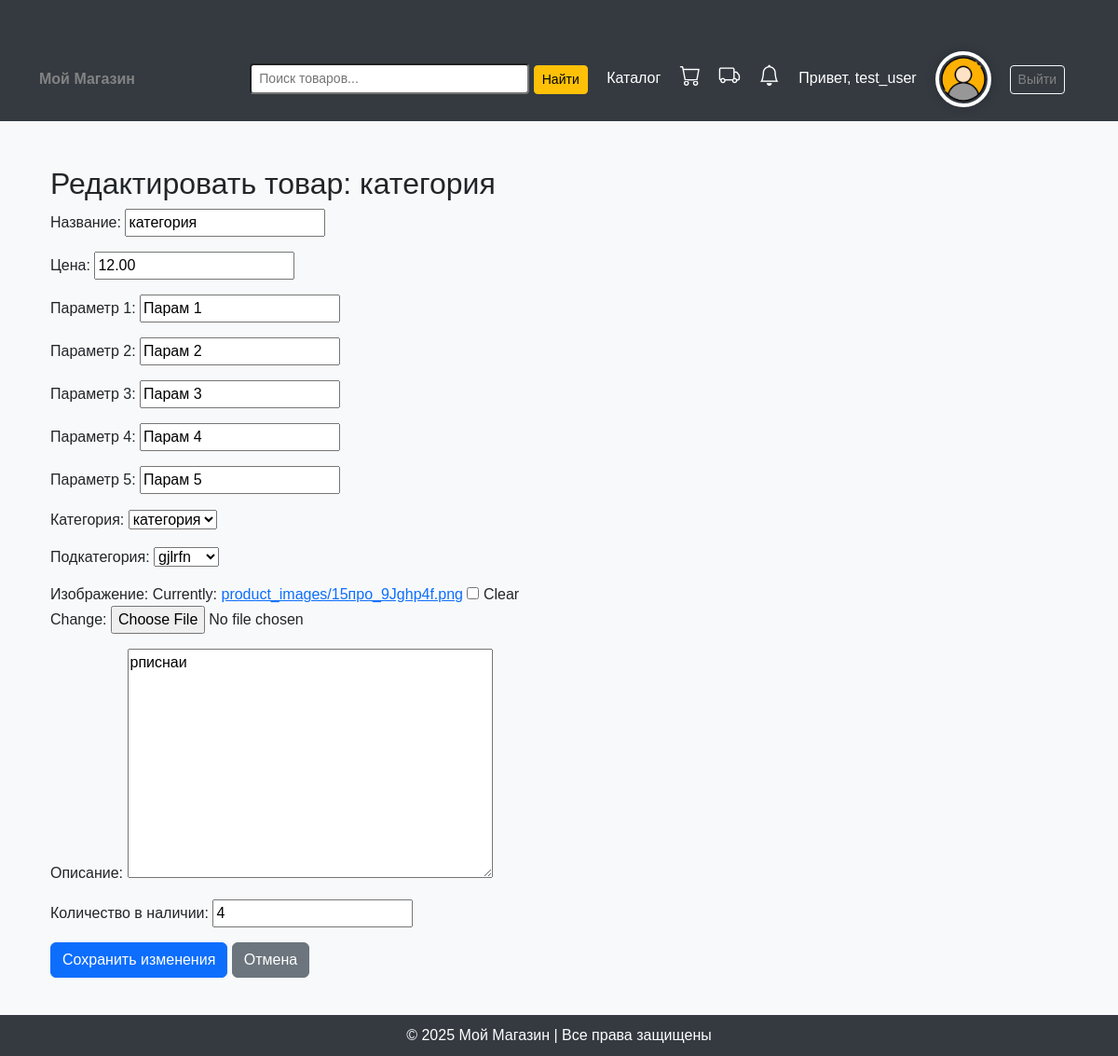
Screenshot of /accounts/product/edit/61/ (signed in) with the database file from the repository.
### accounts/models.py (models this page shows, shortened)
class UserProfile(models.Model):
    user = models.OneToOneField(User, on_delete=models.CASCADE)  # Связь с моделью User
    first_name = models.CharField(max_length=100, blank=True)
    last_name = models.CharField(max_length=100, blank=True)
    phone_number = models.CharField(max_length=20, blank=True)
    birth_date = models.DateField(null=True, blank=True)
    gender = models.CharField(max_length=10, choices=[('M', 'Male'), ('F', 'Female')], blank=True)
    delivery_address = models.TextField(blank=True)
    profile_picture = models.ImageField(upload_to='profile_pics/', null=True, blank=True)

class Product(models.Model):
    name = models.CharField(max_length=255, verbose_name="Название")
    price = models.DecimalField(max_digits=10, decimal_places=2, verbose_name="Цена")
    parameter_1 = models.CharField(max_length=255, blank=True, verbose_name="Параметр 1")
    parameter_2 = models.CharField(max_length=255, blank=True, verbose_name="Параметр 2")
    parameter_3 = models.CharField(max_length=255, blank=True, verbose_name="Параметр 3")
    parameter_4 = models.CharField(max_length=255, blank=True, verbose_name="Параметр 4")
    parameter_5 = models.CharField(max_length=255, blank=True, verbose_name="Параметр 5")
    category = models.ForeignKey(Category, on_delete=models.CASCADE, verbose_name="Категория")
    subcategory = models.ForeignKey(Subcategory, on_delete=models.SET_NULL, blank=True, null=True, verbose_name="Подкатегория")  # <-- Добавили
    sku = models.CharField(max_length=50, unique=True, verbose_name="Артикул", blank=True)
    image = models.ImageField(upload_to="product_images/", blank=True, null=True, verbose_name="Изображение")
    description = models.TextField(blank=True, null=True, verbose_name="Описание")
    stock_quantity = models.PositiveIntegerField(default=0, verbose_name="Количество в наличии")
    average_rating = models.DecimalField(max_digits=3, decimal_places=2, default=0.00)

class Category(models.Model):
    name = models.CharField(max_length=255, unique=True, verbose_name="Название категории")
    def __str__(self):
        return self.name

class Subcategory(models.Model):
    category = models.ForeignKey(Category, on_delete=models.CASCADE, related_name="subcategories", verbose_name="Категория")
    name = models.CharField(max_length=255, verbose_name="Название подкатегории")
    def __str__(self):
        return self.name

### accounts/views.py (the view)
# urls.py: path('product/edit/<int:product_id>/', edit_product, name='edit_product'),
def edit_product(request, product_id):
    product = get_object_or_404(Product, id=product_id)
    if request.method == "POST":
        form = ProductForm(request.POST, request.FILES, instance=product)
        if form.is_valid():
            form.save()
            return redirect("home")
    else:
        form = ProductForm(instance=product)
    return render(request, "edit_product.html", {"form": form, "product": product})

### accounts/forms.py
class ProductForm(forms.ModelForm):
    class Meta:
        model = Product
        fields = ['name', 'price', 'parameter_1', 'parameter_2', 'parameter_3', 'parameter_4', 'parameter_5', 'category', 'subcategory', 'image', 'description', 'stock_quantity']
    def __init__(self, *args, **kwargs):
        super().__init__(*args, **kwargs)
        self.fields['subcategory'].queryset = Subcategory.objects.none()
        if 'category' in self.data:
            try:
                category_id = int(self.data.get('category'))
                self.fields['subcategory'].queryset = Subcategory.objects.filter(category_id=category_id).order_by('name')
            except (ValueError, TypeError):
                pass
        elif self.instance.pk and self.instance.category:
            self.fields['subcategory'].queryset = Subcategory.objects.filter(category=self.instance.category).order_by('name')

### accounts/context_processors.py (called while the page is built)
def notification_counter(request):
    if request.user.is_authenticated:
        count = Notification.objects.filter(user=request.user, is_read=False).count()
        return {'unread_notifications_count': count}
    return {}

### templates/edit_product.html (shortened to what this page needs)
{% extends "base.html" %}
{% block content %}
<div class="container mt-5">
    <h2>Редактировать товар: {{ product.name }}</h2>
    <form method="POST" enctype="multipart/form-data">
        {{ form.as_p }}
        <button type="submit" class="btn btn-primary">Сохранить изменения</button>
        <a href="{% url 'home' %}" class="btn btn-secondary">Отмена</a>
    </form>
</div>
{% endblock %}

### templates/base.html (shortened to what this page needs)
<!DOCTYPE html>
<html lang="ru">
<head>
    <link rel="stylesheet" href="https://cdn.jsdelivr.net/npm/bootstrap@5.3.0/dist/css/bootstrap.min.css">
    <link href="https://cdn.jsdelivr.net/npm/bootstrap-icons@1.10.5/font/bootstrap-icons.css" rel="stylesheet">
</head>
<body>
    <header>
        <nav class="navbar">
            <div class="container">
                <a href="{% url 'home' %}" class="fw-bold">Мой Магазин</a>
                <div>
                    {% if user.is_authenticated %}
                    <form method="get" action="{% url 'search' %}" class="d-inline me-3">
                        <input type="text" name="q" class="form-control-sm d-inline-block"
                            placeholder="Поиск товаров..." style="width:300px; display: inline-block;">
                        <button type="submit" class="btn btn-warning btn-sm">Найти</button>
                    </form>
                    <a href="{% url 'catalog' %}" class="text-white me-3">Каталог</a>
                    {% if user.is_authenticated and not user.is_superuser %}
                    <li class="nav-item d-inline-block">
                        <a class="nav-link position-relative" href="{% url 'cart' %}">
                            <i class="bi bi-cart" style="font-size: 1.4rem; color: white;"></i>
                        </a>
                    </li>
                    <a href="{% url 'delivery' %}" class="text-white me-3" title="Доставка">
                        <i class="bi bi-truck" style="font-size: 1.4rem;"></i>
                    </a>
                    <a href="{% url 'notifications' %}" class="text-white me-3 position-relative" title="Уведомления">
                        <i class="bi bi-bell" style="font-size: 1.4rem;"></i>
                    </a>
                    {% endif %}
                    <span class="text-white me-3">Привет, {{ user.username }}</span>
                    {% if user.userprofile.profile_picture %}
                    <a href="{% url 'profile' %}">
                        <img src="{{ user.userprofile.profile_picture.url }}" alt="Profile" class="profile-icon">
                    </a>
                    {% else %}
                    <a href="{% url 'profile' %}">
                        <span class="username-text">{{ user.username|slice:":1" }}</span>
                    </a>
                    {% endif %}
                    <a href="{% url 'logout' %}" class="btn btn-outline-light btn-sm">Выйти</a>
                    {% else %}
                    <a href="{% url 'login' %}" class="btn btn-light btn-sm">Войти</a>
                    <a href="{% url 'register' %}" class="btn btn-outline-light btn-sm">Регистрация</a>
                    {% endif %}
                </div>
            </div>
        </nav>
    </header>
    <main class="container">
        {% block content %}{% endblock %}
    </main>
    <footer>
        © 2025 Мой Магазин | Все права защищены
    </footer>
</body>
</html>

### templates/base.html (style rules this page uses)
body { background-color: #f8f9fa; font-family: 'Arial', sans-serif; }
.navbar { background-color: #343a40; padding: 15px; }
.navbar a { color: rgb(131, 131, 131); text-decoration: none; margin-right: 15px; }
.container { margin-top: 40px; }
footer { background-color: #343a40; color: white; text-align: center; padding: 10px; margin-top: 40px; }
.profile-icon { width: 60px; height: 60px; border-radius: 50%; object-fit: cover; border: 4px solid #fff; box-shadow: 0 0 12px rgba(0, 0, 0, 0.2); transition: all 0.3s ease-in-out; }

### rows the page displays
Product: name "категория", price "12.00", parameter_1 "Парам 1", parameter_2 "Парам 2", parameter_3 "Парам 3", parameter_4 "Парам 4", parameter_5 "Парам 5", category "категория", subcategory "gjlrfn", description "рписнаи", stock_quantity "4"

### other values shown
{{ user.username }} "test_user"
